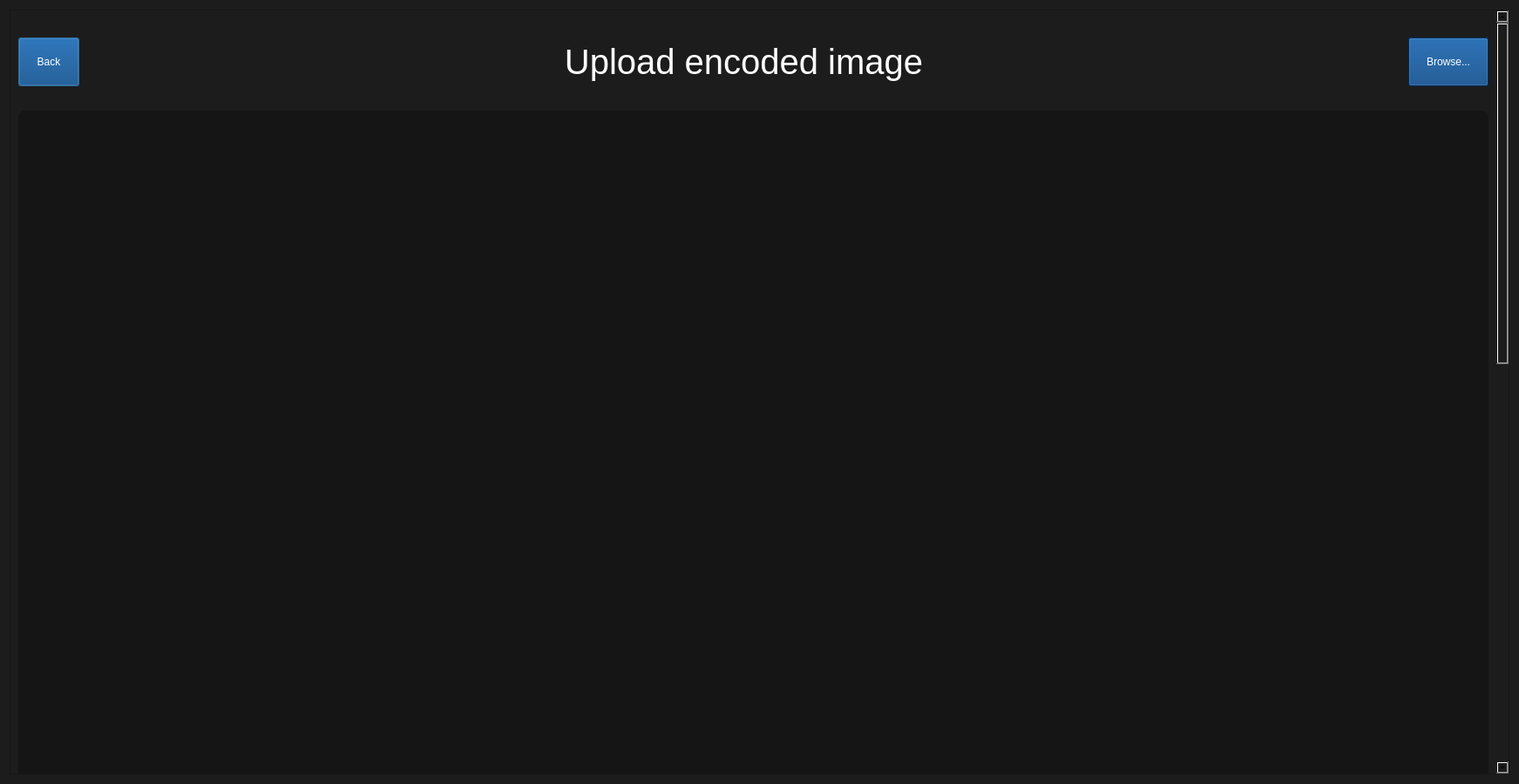
<?xml version="1.0" encoding="UTF-8"?>
<ui version="4.0">
 <class>Decoder</class>
 <widget class="QDialog" name="Decoder">
  <property name="geometry">
   <rect>
    <x>0</x>
    <y>0</y>
    <width>1743</width>
    <height>900</height>
   </rect>
  </property>
  <property name="sizePolicy">
   <sizepolicy hsizetype="Preferred" vsizetype="Preferred">
    <horstretch>0</horstretch>
    <verstretch>0</verstretch>
   </sizepolicy>
  </property>
  <property name="minimumSize">
   <size>
    <width>1700</width>
    <height>800</height>
   </size>
  </property>
  <property name="windowTitle">
   <string>Image Decoder</string>
  </property>
  <property name="styleSheet">
   <string notr="true">background-color: #1c1c1c;</string>
  </property>
  <layout class="QHBoxLayout" name="horizontalLayout">
   <item>
    <widget class="QScrollArea" name="scrollArea">
     <property name="widgetResizable">
      <bool>true</bool>
     </property>
     <property name="alignment">
      <set>Qt::AlignCenter</set>
     </property>
     <widget class="QWidget" name="scrollAreaWidgetContents">
      <property name="geometry">
       <rect>
        <x>0</x>
        <y>0</y>
        <width>1719</width>
        <height>1884</height>
       </rect>
      </property>
      <layout class="QVBoxLayout" name="verticalLayout_4">
       <item>
        <layout class="QHBoxLayout" name="horizontalLayout_3">
         <item>
          <widget class="QPushButton" name="pushButton_3">
           <property name="sizePolicy">
            <sizepolicy hsizetype="Fixed" vsizetype="Fixed">
             <horstretch>0</horstretch>
             <verstretch>0</verstretch>
            </sizepolicy>
           </property>
           <property name="cursor">
            <cursorShape>PointingHandCursor</cursorShape>
           </property>
           <property name="styleSheet">
            <string notr="true">padding: 20px;
color: white;
font-size: 1em;
background-color: #003e7f;</string>
           </property>
           <property name="text">
            <string>Back</string>
           </property>
          </widget>
         </item>
         <item>
          <widget class="QLabel" name="label">
           <property name="sizePolicy">
            <sizepolicy hsizetype="Minimum" vsizetype="Minimum">
             <horstretch>0</horstretch>
             <verstretch>0</verstretch>
            </sizepolicy>
           </property>
           <property name="minimumSize">
            <size>
             <width>100</width>
             <height>100</height>
            </size>
           </property>
           <property name="styleSheet">
            <string notr="true">font-size: 40px;
color: white;</string>
           </property>
           <property name="text">
            <string>Upload encoded image</string>
           </property>
           <property name="alignment">
            <set>Qt::AlignCenter</set>
           </property>
          </widget>
         </item>
         <item>
          <widget class="QPushButton" name="pushButton">
           <property name="sizePolicy">
            <sizepolicy hsizetype="Fixed" vsizetype="Fixed">
             <horstretch>0</horstretch>
             <verstretch>0</verstretch>
            </sizepolicy>
           </property>
           <property name="cursor">
            <cursorShape>PointingHandCursor</cursorShape>
           </property>
           <property name="styleSheet">
            <string notr="true">padding: 20px;
color: white;
font-size: 1em;
background-color: #003e7f;</string>
           </property>
           <property name="text">
            <string>Browse...</string>
           </property>
          </widget>
         </item>
        </layout>
       </item>
       <item>
        <layout class="QVBoxLayout" name="verticalLayout">
         <item>
          <widget class="QLabel" name="label_3">
           <property name="sizePolicy">
            <sizepolicy hsizetype="Preferred" vsizetype="Fixed">
             <horstretch>0</horstretch>
             <verstretch>0</verstretch>
            </sizepolicy>
           </property>
           <property name="minimumSize">
            <size>
             <width>800</width>
             <height>800</height>
            </size>
           </property>
           <property name="styleSheet">
            <string notr="true">background-color: #151515;
border-radius: 8px;</string>
           </property>
           <property name="text">
            <string/>
           </property>
           <property name="alignment">
            <set>Qt::AlignCenter</set>
           </property>
          </widget>
         </item>
         <item>
          <widget class="QPushButton" name="pushButton_2">
           <property name="sizePolicy">
            <sizepolicy hsizetype="Fixed" vsizetype="Fixed">
             <horstretch>0</horstretch>
             <verstretch>0</verstretch>
            </sizepolicy>
           </property>
           <property name="cursor">
            <cursorShape>PointingHandCursor</cursorShape>
           </property>
           <property name="styleSheet">
            <string notr="true">padding: 20px;
color: white;
font-size: 1em;
background-color: #003e7f;
margin-bottom: 40px;</string>
           </property>
           <property name="text">
            <string>Decode</string>
           </property>
          </widget>
         </item>
        </layout>
       </item>
       <item>
        <layout class="QHBoxLayout" name="horizontalLayout_2">
         <item>
          <layout class="QVBoxLayout" name="verticalLayout_3">
           <item>
            <widget class="QLabel" name="label_2">
             <property name="sizePolicy">
              <sizepolicy hsizetype="Preferred" vsizetype="Fixed">
               <horstretch>0</horstretch>
               <verstretch>0</verstretch>
              </sizepolicy>
             </property>
             <property name="minimumSize">
              <size>
               <width>800</width>
               <height>800</height>
              </size>
             </property>
             <property name="styleSheet">
              <string notr="true">background-color: #151515;
border-radius: 8px;</string>
             </property>
             <property name="text">
              <string/>
             </property>
            </widget>
           </item>
           <item>
            <widget class="QPushButton" name="pushButton_5">
             <property name="sizePolicy">
              <sizepolicy hsizetype="Fixed" vsizetype="Fixed">
               <horstretch>0</horstretch>
               <verstretch>0</verstretch>
              </sizepolicy>
             </property>
             <property name="cursor">
              <cursorShape>PointingHandCursor</cursorShape>
             </property>
             <property name="styleSheet">
              <string notr="true">padding: 20px;
color: white;
font-size: 1em;
background-color: #003e7f;</string>
             </property>
             <property name="text">
              <string>Save base image</string>
             </property>
            </widget>
           </item>
          </layout>
         </item>
         <item>
          <layout class="QVBoxLayout" name="verticalLayout_2">
           <item>
            <widget class="QLabel" name="label_4">
             <property name="sizePolicy">
              <sizepolicy hsizetype="Preferred" vsizetype="Fixed">
               <horstretch>0</horstretch>
               <verstretch>0</verstretch>
              </sizepolicy>
             </property>
             <property name="minimumSize">
              <size>
               <width>800</width>
               <height>800</height>
              </size>
             </property>
             <property name="styleSheet">
              <string notr="true">background-color: #151515;
border-radius: 8px;</string>
             </property>
             <property name="text">
              <string/>
             </property>
            </widget>
           </item>
           <item>
            <widget class="QPushButton" name="pushButton_6">
             <property name="sizePolicy">
              <sizepolicy hsizetype="Fixed" vsizetype="Fixed">
               <horstretch>0</horstretch>
               <verstretch>0</verstretch>
              </sizepolicy>
             </property>
             <property name="cursor">
              <cursorShape>PointingHandCursor</cursorShape>
             </property>
             <property name="styleSheet">
              <string notr="true">padding: 20px;
color: white;
font-size: 1em;
background-color: #003e7f;</string>
             </property>
             <property name="text">
              <string>Save target image</string>
             </property>
            </widget>
           </item>
          </layout>
         </item>
        </layout>
       </item>
      </layout>
     </widget>
    </widget>
   </item>
  </layout>
 </widget>
 <resources/>
 <connections/>
</ui>
